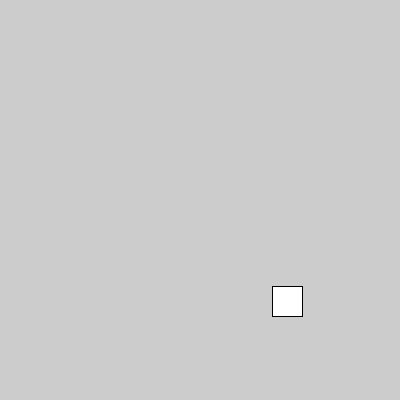
Frame 1 (no input)
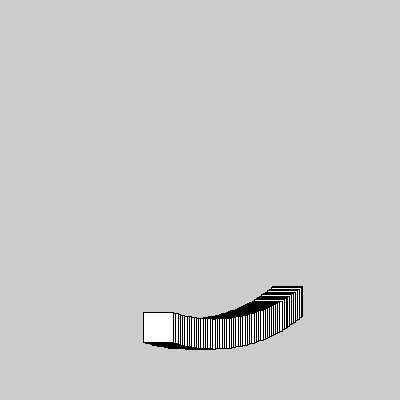
Frame 60 (the mouse pressed at the canvas centre just before this capture)
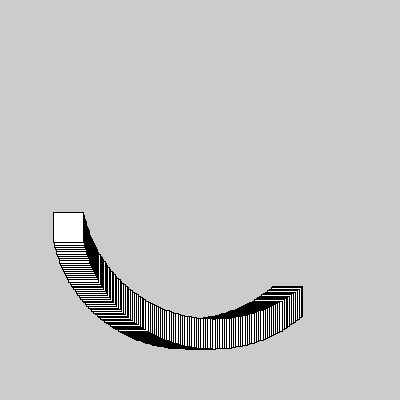
Frame 120 (the mouse held since frame 60 and released just before this capture)

The Processing sketch that drew these frames (run headless with seeded random() and noise(); from frame 60 on, the mouse is pressed at the canvas centre):

// Processing sketch: PVectorRotate
// ── PVectorRotate.pde
// move 134 pixels at 48 degrees from 200, 200;
PVector offset;

void setup() {
  size(400, 400);
  rectMode(CENTER);
  offset = new PVector(134, 0);
  offset.rotate( radians(48) );
}

void draw() {
  offset.rotate( radians(1) );
  //line(200, 200, 200 + offset.x, 200+ offset.y);
  rect( 200 + offset.x, 200+ offset.y, 30, 30);
}
